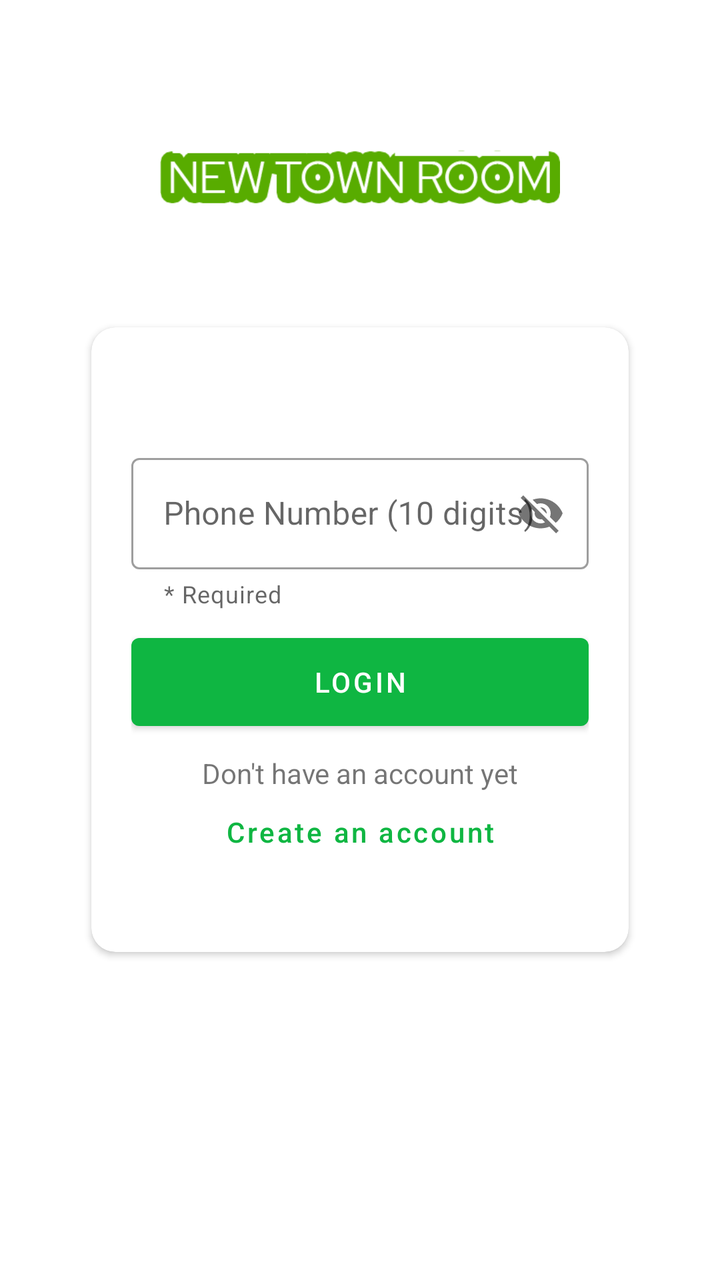
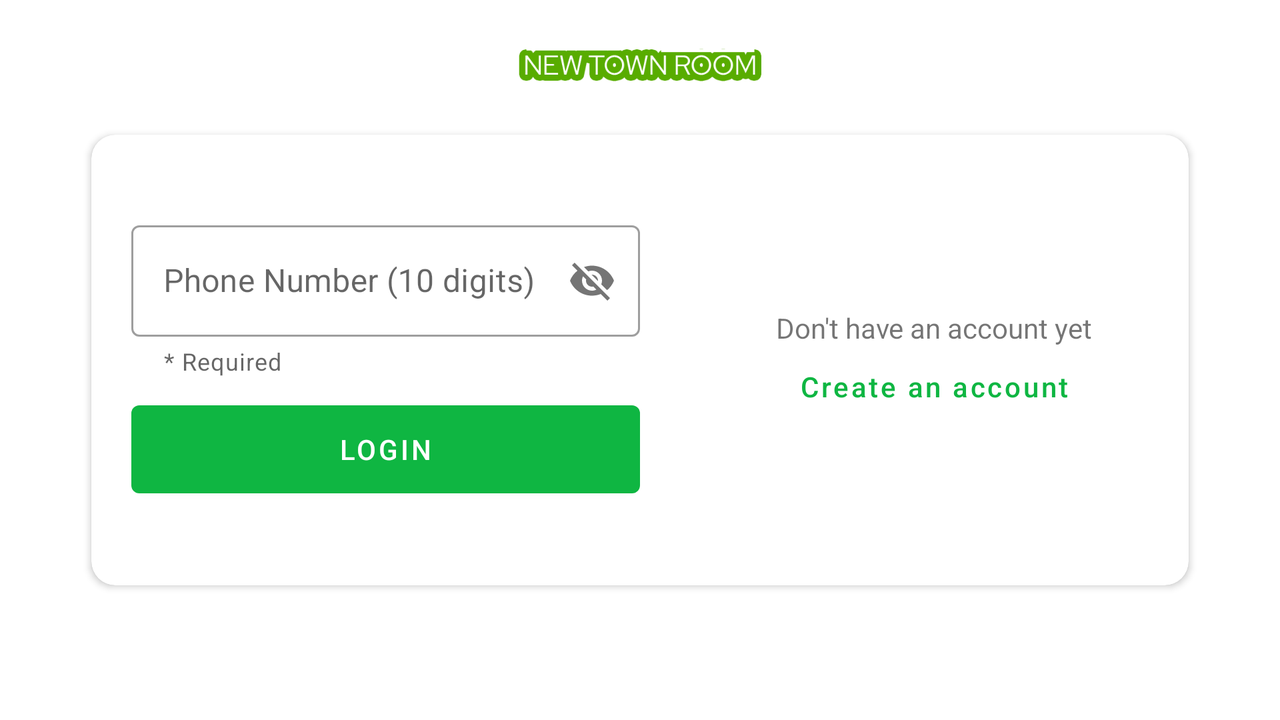

The same Android screen from two of the app's own layout files: first res/layout/ as a phone draws it, then the repository's variant for another configuration, drawn on a device whose configuration selects that folder. Both files follow.
<!-- AndroidManifest.xml: application theme AppTheme -->
<!-- res/layout/fragment_login.xml -->
<?xml version="1.0" encoding="utf-8"?>
<RelativeLayout xmlns:android="http://schemas.android.com/apk/res/android"
    xmlns:app="http://schemas.android.com/apk/res-auto"
    xmlns:tools="http://schemas.android.com/tools"
    android:layout_width="match_parent"
    android:layout_height="match_parent"
    tools:context=".ui.LoginFragment">

    

    <ImageView
        android:layout_width="@dimen/logo_width"
        android:layout_height="wrap_content"
        android:layout_above="@id/cardView"
        android:layout_centerHorizontal="true"
        android:layout_marginBottom="@dimen/logo_bottom_margin"
        android:src="@drawable/logo" />

    <androidx.cardview.widget.CardView
        android:id="@+id/cardView"
        android:layout_width="match_parent"
        android:layout_height="wrap_content"
        android:layout_centerInParent="true"
        android:layout_marginStart="40dp"
        android:layout_marginEnd="40dp"
        android:padding="20dp"
        app:cardCornerRadius="12dp"
        app:cardUseCompatPadding="true">

        <LinearLayout
            android:layout_width="match_parent"
            android:layout_height="match_parent"
            android:layout_marginStart="20dp"
            android:layout_marginTop="40dp"
            android:layout_marginEnd="20dp"
            android:layout_marginBottom="40dp"
            android:orientation="vertical">

            <com.google.android.material.textfield.TextInputLayout
                style="@style/Widget.MaterialComponents.TextInputLayout.OutlinedBox"
                android:layout_width="match_parent"
                android:layout_height="wrap_content"
                android:hint="Email"
                android:visibility="gone"
                app:helperText="* Required"
                app:helperTextEnabled="true">

                <com.google.android.material.textfield.TextInputEditText
                    android:id="@+id/editTextEmail"
                    android:layout_width="match_parent"
                    android:layout_height="wrap_content"
                    android:inputType="textEmailAddress" />

            </com.google.android.material.textfield.TextInputLayout>

            <com.google.android.material.textfield.TextInputLayout
                style="@style/Widget.MaterialComponents.TextInputLayout.OutlinedBox"
                android:layout_width="match_parent"
                android:layout_height="wrap_content"
                android:layout_marginTop="20dp"
                android:hint="Phone Number (10 digits)"
                app:helperText="* Required"
                app:helperTextEnabled="true"
                app:passwordToggleEnabled="true">

                <com.google.android.material.textfield.TextInputEditText
                    android:id="@+id/editTextPhone"
                    android:layout_width="match_parent"
                    android:layout_height="wrap_content"
                    android:inputType="phone"
                    android:maxLength="10" />

            </com.google.android.material.textfield.TextInputLayout>

            <com.google.android.material.textfield.TextInputLayout
                style="@style/Widget.MaterialComponents.TextInputLayout.OutlinedBox"
                android:layout_width="match_parent"
                android:layout_height="wrap_content"
                android:layout_marginTop="20dp"
                android:hint="Password"
                android:visibility="gone"
                app:helperText="* Required"
                app:helperTextEnabled="true"
                app:passwordToggleEnabled="true">

                <com.google.android.material.textfield.TextInputEditText
                    android:id="@+id/editTextPassword"
                    android:layout_width="match_parent"
                    android:layout_height="wrap_content"
                    android:inputType="textPassword" />

            </com.google.android.material.textfield.TextInputLayout>

            <com.google.android.material.button.MaterialButton
                android:id="@+id/btnLogin"
                style="@style/Widget.MaterialComponents.Button"
                android:layout_width="match_parent"
                android:layout_height="56dp"
                android:layout_marginTop="8dp"
                android:text="Login" />

            <TextView
                android:id="@+id/textView"
                android:layout_width="match_parent"
                android:layout_height="wrap_content"
                android:layout_marginTop="8dp"
                android:gravity="center"
                android:text="Don't have an account yet" />

            <com.google.android.material.button.MaterialButton
                android:id="@+id/btnCreateAccount"
                style="@style/Widget.MaterialComponents.Button.TextButton"
                android:layout_width="match_parent"
                android:layout_height="40dp"
                android:text="Create an account"
                android:textAllCaps="false"
                app:rippleColor="@color/transparent" />

            <com.google.android.material.button.MaterialButton
                android:id="@+id/btnForgot"
                style="@style/Widget.MaterialComponents.Button.TextButton"
                android:layout_width="match_parent"
                android:layout_height="40dp"
                android:text="Forgot Password?"
                android:textAllCaps="false"
                android:textColor="@color/material_red"
                android:visibility="gone"
                app:rippleColor="@color/transparent" />
        </LinearLayout>
    </androidx.cardview.widget.CardView>

</RelativeLayout>
<!-- resources referenced by this layout -->
<resources>
  <color name="material_red">#F44336</color>
  <color name="transparent">#00000000</color>
  <dimen name="logo_bottom_margin">20dp</dimen>
  <dimen name="logo_width">200dp</dimen>
  <!-- drawable logo: png bitmap (drawable, 6247 bytes) -->
  <style name="AppTheme" parent="Theme.MaterialComponents.Light.DarkActionBar">
          
          <item name="colorPrimary">@color/colorPrimary</item>
          <item name="colorPrimaryDark">@color/colorPrimaryDark</item>
          <item name="colorAccent">@color/colorAccent</item>
      </style>
  <color name="colorPrimary">#0FB642</color>
  <color name="colorPrimaryDark">#0FB642</color>
  <color name="colorAccent">#03DAC5</color>
</resources>
<!-- res/layout-land/fragment_login.xml (the repository's variant of the layout above) -->
<!-- drawn on the phone turned sideways -->
<?xml version="1.0" encoding="utf-8"?>
<RelativeLayout xmlns:android="http://schemas.android.com/apk/res/android"
    xmlns:app="http://schemas.android.com/apk/res-auto"
    xmlns:tools="http://schemas.android.com/tools"
    android:layout_width="match_parent"
    android:layout_height="match_parent"
    tools:context=".ui.LoginFragment">

    

    <ImageView
        android:layout_width="@dimen/logo_width"
        android:layout_height="wrap_content"
        android:layout_above="@id/cardView"
        android:layout_centerHorizontal="true"
        android:layout_marginBottom="@dimen/logo_bottom_margin"
        android:src="@drawable/logo" />

    <androidx.cardview.widget.CardView
        android:id="@+id/cardView"
        android:layout_width="match_parent"
        android:layout_height="wrap_content"
        android:layout_centerInParent="true"
        android:layout_marginStart="40dp"
        android:layout_marginEnd="40dp"
        android:padding="20dp"
        app:cardCornerRadius="12dp"
        app:cardUseCompatPadding="true">

        <LinearLayout
            android:layout_width="match_parent"
            android:layout_height="wrap_content"
            android:orientation="horizontal">

            <LinearLayout
                android:layout_width="0dp"
                android:layout_height="wrap_content"
                android:layout_marginStart="20dp"
                android:layout_marginTop="40dp"
                android:layout_marginEnd="20dp"
                android:layout_marginBottom="40dp"
                android:layout_weight="1"
                android:orientation="vertical">

                <com.google.android.material.textfield.TextInputLayout
                    style="@style/Widget.MaterialComponents.TextInputLayout.OutlinedBox"
                    android:layout_width="match_parent"
                    android:layout_height="wrap_content"
                    android:hint="Email"
                    android:visibility="gone"
                    app:helperText="* Required"
                    app:helperTextEnabled="true">

                    <com.google.android.material.textfield.TextInputEditText
                        android:id="@+id/editTextEmail"
                        android:layout_width="match_parent"
                        android:layout_height="wrap_content"
                        android:inputType="textEmailAddress" />

                </com.google.android.material.textfield.TextInputLayout>

                <com.google.android.material.textfield.TextInputLayout
                    style="@style/Widget.MaterialComponents.TextInputLayout.OutlinedBox"
                    android:layout_width="match_parent"
                    android:layout_height="wrap_content"
                    android:hint="Phone Number (10 digits)"
                    app:helperText="* Required"
                    app:helperTextEnabled="true"
                    app:passwordToggleEnabled="true">

                    <com.google.android.material.textfield.TextInputEditText
                        android:id="@+id/editTextPhone"
                        android:layout_width="match_parent"
                        android:layout_height="wrap_content"
                        android:inputType="phone"
                        android:maxLength="10" />

                </com.google.android.material.textfield.TextInputLayout>

                <com.google.android.material.textfield.TextInputLayout
                    style="@style/Widget.MaterialComponents.TextInputLayout.OutlinedBox"
                    android:layout_width="match_parent"
                    android:layout_height="wrap_content"
                    android:layout_marginTop="20dp"
                    android:hint="Password"
                    android:visibility="gone"
                    app:helperText="* Required"
                    app:helperTextEnabled="true"
                    app:passwordToggleEnabled="true">

                    <com.google.android.material.textfield.TextInputEditText
                        android:id="@+id/editTextPassword"
                        android:layout_width="match_parent"
                        android:layout_height="wrap_content"
                        android:inputType="textPassword" />

                </com.google.android.material.textfield.TextInputLayout>

                <com.google.android.material.button.MaterialButton
                    android:id="@+id/btnLogin"
                    style="@style/Widget.MaterialComponents.Button"
                    android:layout_width="match_parent"
                    android:layout_height="56dp"
                    android:layout_marginTop="8dp"
                    android:text="Login" />

            </LinearLayout>

            <LinearLayout
                android:layout_width="0dp"
                android:layout_height="wrap_content"
                android:layout_weight="1"
                android:orientation="vertical"
                android:layout_gravity="center_vertical">

                <TextView
                    android:id="@+id/textView"
                    android:layout_width="match_parent"
                    android:layout_height="wrap_content"
                    android:layout_marginTop="8dp"
                    android:gravity="center"
                    android:text="Don't have an account yet" />

                <com.google.android.material.button.MaterialButton
                    android:id="@+id/btnCreateAccount"
                    style="@style/Widget.MaterialComponents.Button.TextButton"
                    android:layout_width="match_parent"
                    android:layout_height="40dp"
                    android:text="Create an account"
                    android:textAllCaps="false"
                    app:rippleColor="@color/transparent" />

                <com.google.android.material.button.MaterialButton
                    android:id="@+id/btnForgot"
                    style="@style/Widget.MaterialComponents.Button.TextButton"
                    android:layout_width="match_parent"
                    android:layout_height="40dp"
                    android:text="Forgot Password?"
                    android:textAllCaps="false"
                    android:textColor="@color/material_red"
                    android:visibility="gone"
                    app:rippleColor="@color/transparent" />

            </LinearLayout>

        </LinearLayout>
    </androidx.cardview.widget.CardView>

</RelativeLayout>
